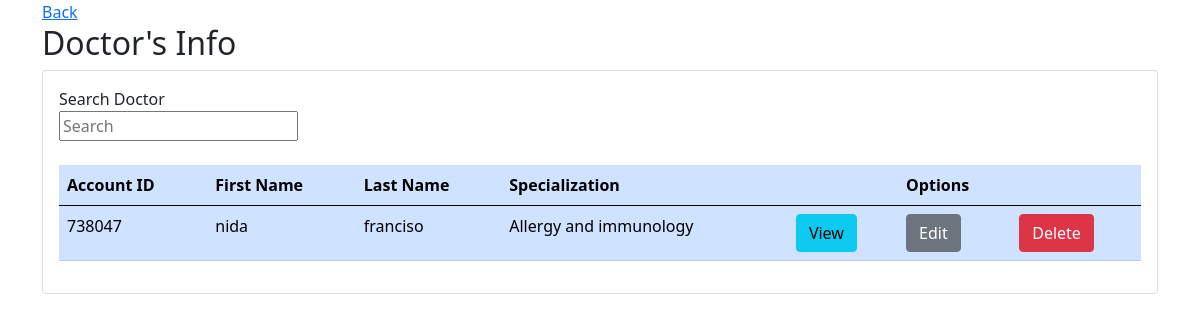
Page /users/view-doctors.php (signed in) on the committed database.
### tables this page shows
CREATE TABLE `doctors_details` (
  `id` int(11) NOT NULL,
  `user_id` int(50) NOT NULL,
  `specialization` varchar(30) NOT NULL,
  `prc_id` blob NOT NULL,
  `prc_number` varchar(10) NOT NULL,
  `internship` varchar(20) NOT NULL,
  `residency` varchar(20) NOT NULL,
  `hmo` varchar(20) NOT NULL,
  `doc_picture` blob NOT NULL,
  `date_time_created` datetime NOT NULL,
  `date_time_updated` datetime DEFAULT NULL,
  `remarks` varchar(30) DEFAULT NULL
);

CREATE TABLE `users` (
  `id` int(11) NOT NULL,
  `doctor_or_secretary` varchar(20) NOT NULL,
  `email` varchar(50) NOT NULL,
  `account_id` int(30) NOT NULL,
  `first_name` varchar(30) NOT NULL,
  `last_name` varchar(30) NOT NULL,
  `age` int(11) NOT NULL,
  `gender` varchar(10) NOT NULL,
  `date_of_birth` date NOT NULL,
  `mobile_number` varchar(13) NOT NULL,
  `v_code` varchar(50) NOT NULL,
  `email_status` int(11) NOT NULL,
  `date_time_created` datetime NOT NULL DEFAULT current_timestamp(),
  `date_time_updated` datetime DEFAULT current_timestamp(),
  `remarks` varchar(20) DEFAULT NULL
);

### users/view-doctors.php (the view, shortened to what this page needs)
<?php
include('../connection.php');
if(isset($_GET['page'])){
    $page = $_GET['page'];
}else{
    $page = 1;
}
$num_per_age = 05;
$start_from = ($page-1)*05;
?>
<!DOCTYPE html>
<html lang="en">
<head>
    <link href="https://cdn.jsdelivr.net/npm/bootstrap@5.0.2/dist/css/bootstrap.min.css" rel="stylesheet">
</head>
<body>
    <div class="container">
    <a href="home.php">Back</a>
        <div class="jumbotron">
            <h2>Doctor's Info</h2>
            <div class="card">
                <div class="card-body">
                    <label for="search">Search Doctor</label> <br>
                    <input type="text" id="search_doctor" autocomplete="off" placeholder="Search">
                    <br>
                    <br>
                    <table id="data_table" class="table table-hover table-primary table-responsive">
                        <thead>
                            <tr>
                                <th scope="col">Account ID</th>
                                <th scope="col">First Name</th>
                                <th scope="col">Last Name</th>
                                <th scope="col">Specialization</th>
                                <th></th>
                                <th>Options</th>
                                <th></th>
                            </tr>
                        </thead>
                        <tbody>
                           <?php
                                $query= "SELECT * FROM users LEFT JOIN doctors_details ON users.account_id = doctors_details.user_id WHERE doctor_or_secretary ='doctor' LIMIT $start_from, $num_per_age";
                                $run_query = mysqli_query($conn,$query);
                                if($run_query){
                                    if(mysqli_num_rows($run_query)){
                                        foreach($run_query as $row){
                                            ?>
                                               <tr>
                                                   <td><?php echo $row ['account_id']?></td>
                                                   <td><?php echo $row ['first_name']?></td>
                                                   <td><?php echo $row ['last_name']?></td>
                                                   <td><?php echo $row ['specialization']?></td>
                                                   <td>
                                                       <a href="view-doctors-profile.php?account_id=<?php echo $row ['account_id']?>" class="btn btn-info">View</a>
                                                   </td>
                                                   <td>
                                                       <a href="edit-doctors-profile.php?account_id=<?php echo $row ['account_id']?>" class="btn btn-secondary">Edit</a>
                                                   </td>
                                                   <td>
                                                       <a href="delete-doctors-profile.php?account_id=<?php echo $row ['account_id']?>" class="btn btn-danger">Delete</a>
                                                   </td>
                                               </tr>
                                            <?php
                                        }
                                    }
                                }
                            ?>
                        </tbody>
                    </table>
                </div>
            </div>
        </div>
    </div>
</body>
</html>

### rows in the picture
doctors_details: users.account_id "738047", users.first_name "nida", users.last_name "franciso", specialization "Allergy and immunology"
